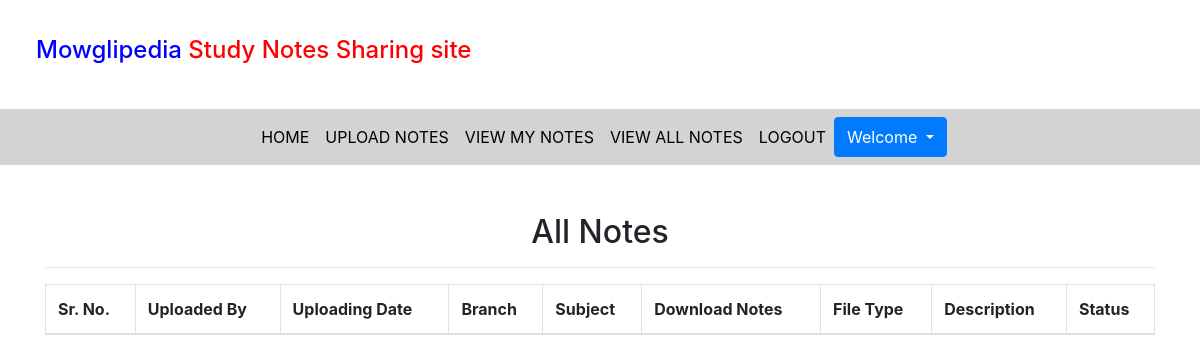
Before: /viewallnotes (signed in) with the older database file.
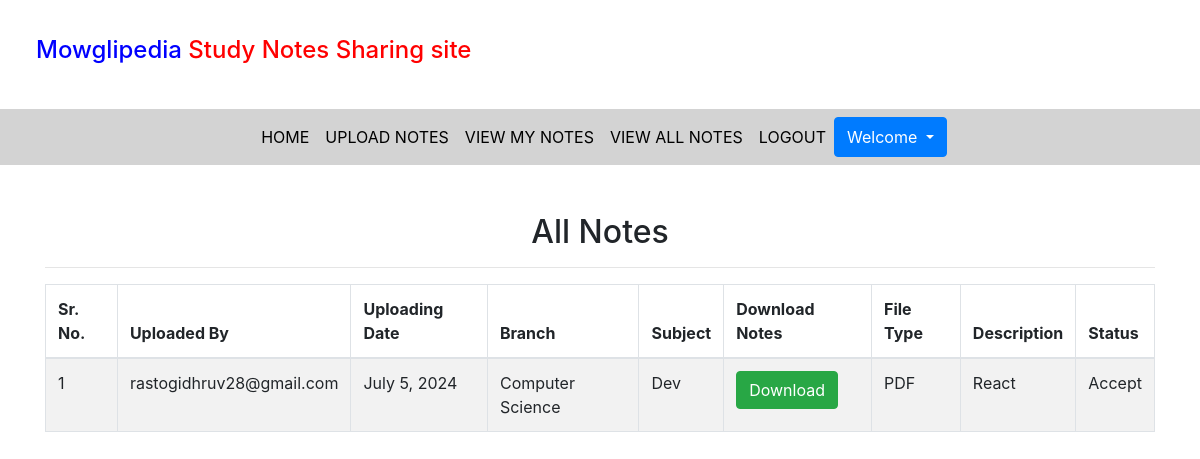
After: the same page with the newer database file.
### notes/models.py (models this page shows, shortened)
class Notes(models.Model):
    user = models.ForeignKey(User,on_delete=models.CASCADE)
    uploadingdate = models.DateField(default=date.today())
    branch = models.CharField(max_length=30)
    subject = models.CharField(max_length=30)
    notesfile = models.FileField(null=True)
    filetype = models.CharField(max_length=30,null=True)
    description = models.CharField(max_length=200)
    status = models.CharField(max_length=15)

### notes/views.py (the view)
# urls.py: path('viewallnotes', viewallnotes, name='viewallnotes')
def viewallnotes(request):
    if not request.user.is_authenticated:
        return redirect('login')
    notes = Notes.objects.filter(status='Accept')
    d = {'notes': notes,}
    return render(request, 'viewallnotes.html', d)

### notes/templates/viewallnotes.html (shortened to what this page needs)
{% extends 'user_nav.html' %}
{% load static %}
{% block body %}
<link rel="stylesheet" href="https://cdn.datatables.net/2.0.8/css/dataTables.bootstrap4.css">
<div class="container mt-5">
    <h2 class="text-center">All Notes</h2>
    <hr>
    <div class="table-responsive">
        <table class="table table-bordered table-striped" id="example">
            <thead>
                <tr>
                    <th>Sr. No.</th>
                    <th>Uploaded By</th>
                    <th>Uploading Date</th>
                    <th>Branch</th>
                    <th>Subject</th>
                    <th>Download Notes</th>
                    <th>File Type</th>
                    <th>Description</th>
                    <th>Status</th>
                </tr>
            </thead>
            <tbody>
                {% for note in notes %}
                <tr>
                    <td>{{ forloop.counter }}</td>
                    <td>{{ note.user.username }}</td>
                    <td>{{ note.uploadingdate }}</td>
                    <td>{{ note.branch }}</td>
                    <td>{{ note.subject }}</td>
                    <td><a href="{{ note.notesfile.url }}" class="btn btn-success" download>Download</a></td>
                    <td>{{ note.filetype }}</td>
                    <td>{{ note.description }}</td>
                    <td>{{ note.status }}</td>
                </tr>
                {% endfor %}
            </tbody>
        </table>
    </div>
</div>
{% endblock %}

Changed rows visible on the page:
added Notes: user.username "rastogidhruv28@gmail.com", uploadingdate "July 5, 2024", branch "Computer Science", subject "Dev", filetype "PDF", description "React", status "Accept"
